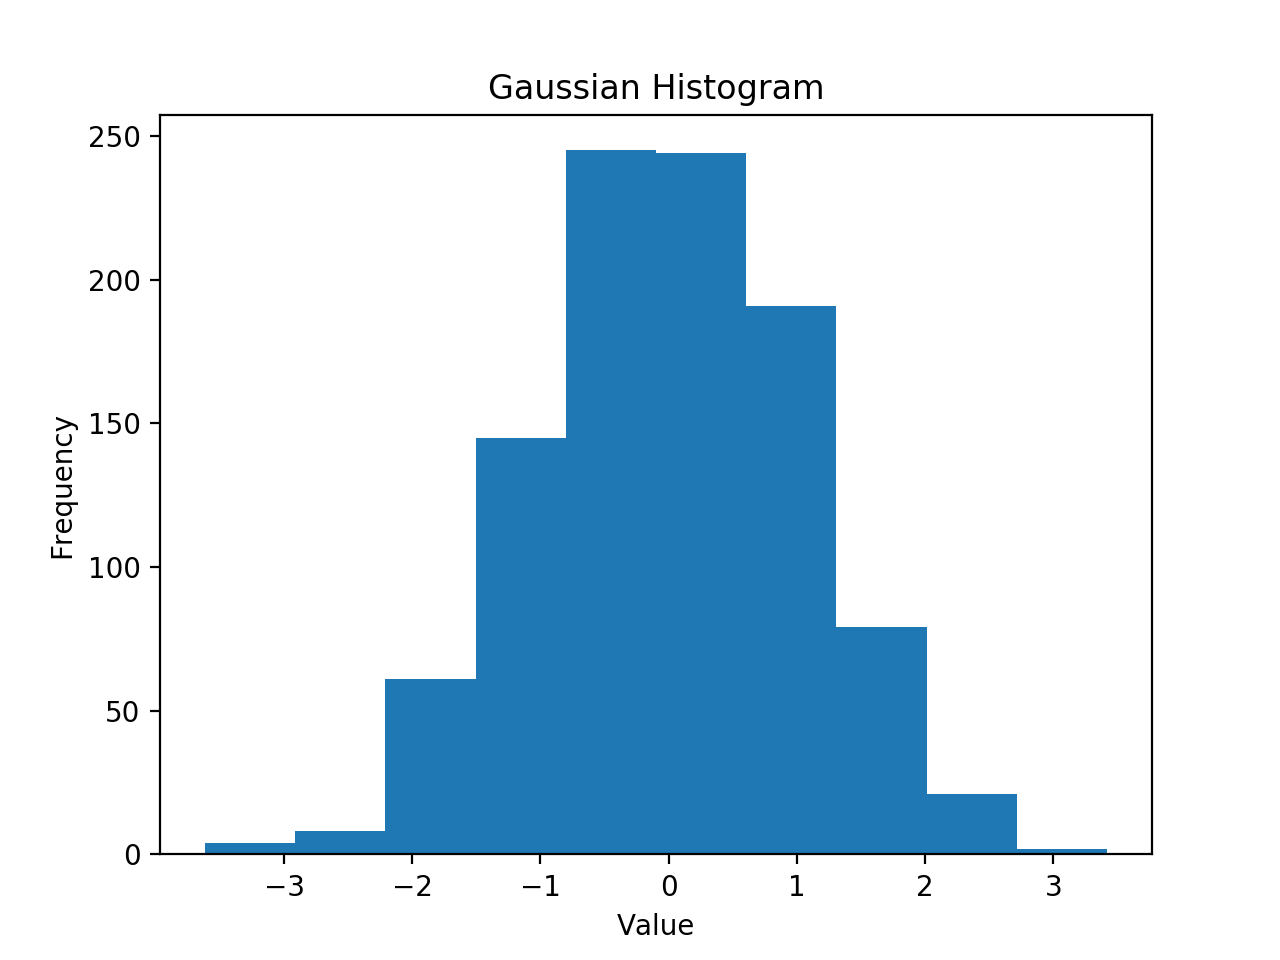

Here is the Python script that generated this plot:
# Basic histogram, all parameters set by defaut

import matplotlib.pyplot as plt
import numpy as np

gaussian_numbers = np.random.randn(1000)
plt.hist(gaussian_numbers)
plt.title("Gaussian Histogram")
plt.xlabel("Value")
plt.ylabel("Frequency")

plt.show()
